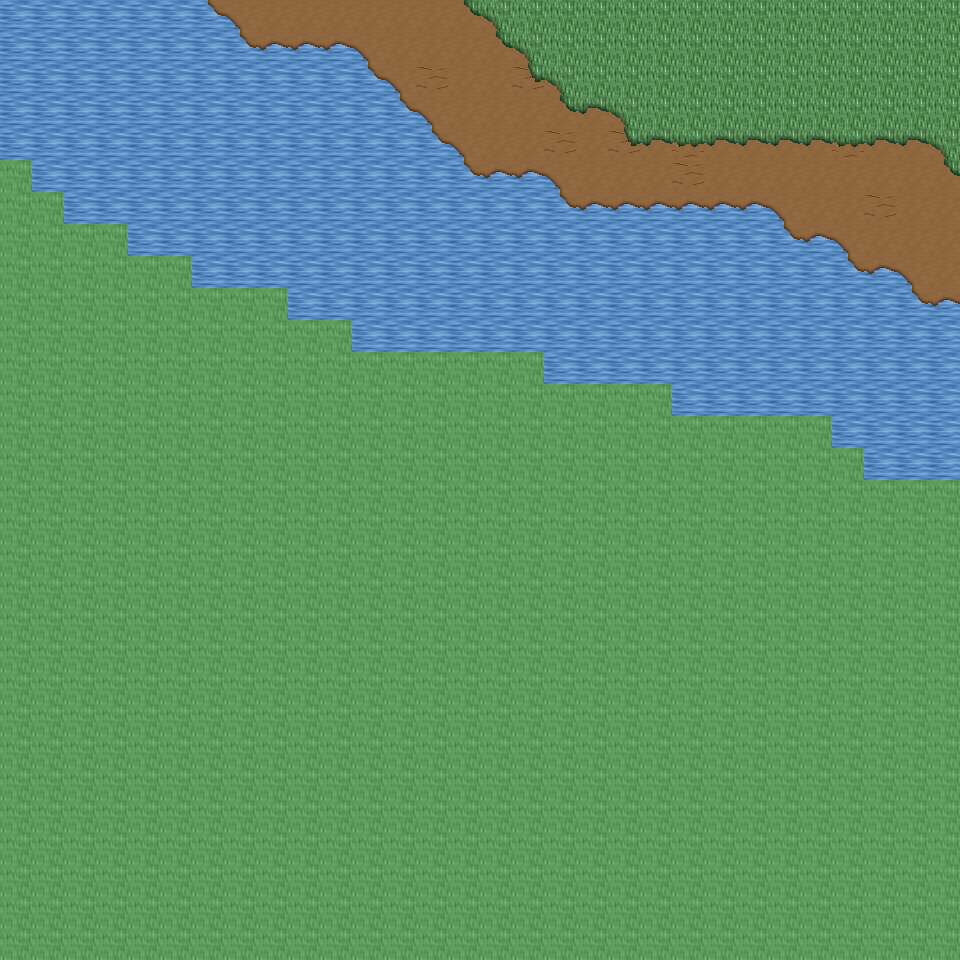

Rendered tile map (Tiled .tmx) drawn with the repository's tilesets; below, a short description and the map source with its tile grids summarised:
An orthogonal 30x30 tile map with 32x32 px tiles, 6 tile layers (Ground, Object, Object2, Above, ...), 29 tilesets and 3 objects (3x mapExit).

<map version="1.0" orientation="orthogonal" renderorder="right-down" width="30" height="30" tilewidth="32" tileheight="32" nextobjectid="4">
  <tileset firstgid="1" name="tileset_ground_ground" tilewidth="32" tileheight="32" tilecount="33" columns="3">
    <image source="../drawable/tileset_ground_ground.png" width="96" height="352" />
  </tileset>
  <tileset firstgid="34" name="tileset_ground_water_pool" tilewidth="32" tileheight="32" tilecount="72" columns="3">
    <image source="../drawable/tileset_ground_water_pool.png" width="96" height="768" />
  </tileset>
  <tileset firstgid="106" name="tileset_ground_earth_edges" tilewidth="32" tileheight="32" tilecount="18" columns="6">
    <image source="../drawable/tileset_ground_earth_edges.png" width="192" height="96" />
  </tileset>
  <tileset firstgid="124" name="tileset_ground_grass_edges" tilewidth="32" tileheight="32" tilecount="36" columns="12">
    <image source="../drawable/tileset_ground_grass_edges.png" width="384" height="96" />
  </tileset>
  <tileset firstgid="160" name="tileset_ground_grass_corners" tilewidth="32" tileheight="32" tilecount="24" columns="6">
    <image source="../drawable/tileset_ground_grass_corners.png" width="192" height="128" />
  </tileset>
  <tileset firstgid="184" name="tileset_ground_water_pool_corners" tilewidth="32" tileheight="32" tilecount="72" columns="3">
    <image source="../drawable/tileset_ground_water_pool_corners.png" width="96" height="768" />
  </tileset>
  <tileset firstgid="256" name="tileset_furniture_carpet_carpets" tilewidth="32" tileheight="32" tilecount="8" columns="4">
    <image source="../drawable/tileset_furniture_carpet_carpets.png" width="128" height="64" />
  </tileset>
  <tileset firstgid="264" name="tileset_ground_ridge_earth_dark" tilewidth="32" tileheight="32" tilecount="96" columns="12">
    <image source="../drawable/tileset_ground_ridge_earth_dark.png" width="384" height="256" />
  </tileset>
  <tileset firstgid="360" name="tileset_ground_ridge_earth_pale" tilewidth="32" tileheight="32" tilecount="96" columns="12">
    <image source="../drawable/tileset_ground_ridge_earth_pale.png" width="384" height="256" />
  </tileset>
  <tileset firstgid="456" name="tileset_plant_grasses" tilewidth="32" tileheight="32" tilecount="6" columns="3">
    <image source="../drawable/tileset_plant_grasses.png" width="96" height="64" />
  </tileset>
  <tileset firstgid="462" name="tileset_plant_flower_daisy_red" tilewidth="32" tileheight="32" tilecount="8" columns="2">
    <image source="../drawable/tileset_plant_flower_daisy_red.png" width="64" height="128" />
  </tileset>
  <tileset firstgid="470" name="tileset_plant_flower_daisy_blue" tilewidth="32" tileheight="32" tilecount="8" columns="2">
    <image source="../drawable/tileset_plant_flower_daisy_blue.png" width="64" height="128" />
  </tileset>
  <tileset firstgid="478" name="tileset_plant_flower_daisy_yellow" tilewidth="32" tileheight="32" tilecount="8" columns="2">
    <image source="../drawable/tileset_plant_flower_daisy_yellow.png" width="64" height="128" />
  </tileset>
  <tileset firstgid="486" name="tileset_plant_bush_bushes" tilewidth="32" tileheight="32" tilecount="10" columns="5">
    <image source="../drawable/tileset_plant_bush_bushes.png" width="160" height="64" />
  </tileset>
  <tileset firstgid="496" name="tileset_furniture_table_long_side_on_pale" tilewidth="32" tileheight="32" tilecount="3" columns="3">
    <image source="../drawable/tileset_furniture_table_long_side_on_pale.png" width="96" height="32" />
  </tileset>
  <tileset firstgid="499" name="tileset_plant_stump_small_stump" tilewidth="32" tileheight="32" tilecount="4" columns="2">
    <image source="../drawable/tileset_plant_stump_small_stump.png" width="64" height="64" />
  </tileset>
  <tileset firstgid="503" name="tileset_ground_rock_rocks_2" tilewidth="32" tileheight="32" tilecount="4" columns="2">
    <image source="../drawable/tileset_ground_rock_rocks_2.png" width="64" height="64" />
  </tileset>
  <tileset firstgid="507" name="tileset_ground_ladder_vertical_dark" tilewidth="32" tileheight="32" tilecount="3" columns="3">
    <image source="../drawable/tileset_ground_ladder_vertical_dark.png" width="96" height="32" />
  </tileset>
  <tileset firstgid="510" name="tileset_item_statue_green_stone" tilewidth="32" tileheight="32" tilecount="12" columns="4">
    <image source="../drawable/tileset_item_statue_green_stone.png" width="128" height="96" />
  </tileset>
  <tileset firstgid="522" name="tileset_logic_creature_gnome" tilewidth="32" tileheight="32" tilecount="6" columns="6">
    <image source="../drawable/tileset_logic_creature_gnome.png" width="192" height="32" />
  </tileset>
  <tileset firstgid="528" name="tileset_logic_creature_animal" tilewidth="32" tileheight="32" tilecount="32" columns="8">
    <image source="../drawable/tileset_logic_creature_animal.png" width="256" height="128" />
  </tileset>
  <tileset firstgid="560" name="tileset_logic_collision" tilewidth="32" tileheight="32" tilecount="1" columns="1">
    <image source="../drawable/tileset_logic_collision.png" width="32" height="32" />
  </tileset>
  <tileset firstgid="561" name="tileset_furniture_table_long_front_on_pale" tilewidth="32" tileheight="32" tilecount="3" columns="1">
    <image source="../drawable/tileset_furniture_table_long_front_on_pale.png" width="32" height="96" />
  </tileset>
  <tileset firstgid="564" name="tileset_furniture_light_flames" tilewidth="32" tileheight="32" tilecount="6" columns="6">
    <image source="../drawable/tileset_furniture_light_flames.png" width="192" height="32" />
  </tileset>
  <tileset firstgid="570" name="tileset_ground_green_paving" tilewidth="32" tileheight="32" tilecount="18" columns="3">
    <image source="../drawable/tileset_ground_green_paving.png" width="96" height="192" />
  </tileset>
  <tileset firstgid="588" name="tileset_logic_protection" tilewidth="32" tileheight="32" tilecount="2" columns="2">
    <image source="../drawable/tileset_logic_protection.png" width="64" height="32" />
  </tileset>
  <tileset firstgid="590" name="tileset_building_castle" tilewidth="32" tileheight="32" tilecount="320" columns="20">
    <image source="../drawable/tileset_building_castle.png" width="640" height="512" />
  </tileset>
  <tileset firstgid="910" name="tileset_light_yellow_light_5x5" tilewidth="32" tileheight="32" tilecount="25" columns="5">
    <image source="../drawable/tileset_light_yellow_light_5x5.png" width="160" height="160" />
  </tileset>
  <tileset firstgid="935" name="tileset_logic_creature_human_risecia" tilewidth="32" tileheight="32" tilecount="4" columns="4">
    <image source="../drawable/tileset_logic_creature_human_risecia.png" width="128" height="32" />
  </tileset>
  <layer name="Ground" width="30" height="30">
    <data>[900 cells, 900 non-empty, 6 distinct tile ids]</data>
  </layer>
  <layer name="Object" width="30" height="30">
    <data>[900 cells, 58 non-empty, 9 distinct tile ids]</data>
  </layer>
  <layer name="Object2" width="30" height="30">
    <data>[900 cells, 0 non-empty, 0 distinct tile ids]</data>
  </layer>
  <layer name="Above" width="30" height="30">
    <data>[900 cells, 0 non-empty, 0 distinct tile ids]</data>
  </layer>
  <layer name="Above2" width="30" height="30">
    <data>[900 cells, 0 non-empty, 0 distinct tile ids]</data>
  </layer>
  <layer name="Walkable" width="30" height="30">
    <data>[900 cells, 574 non-empty, 1 distinct tile ids]</data>
  </layer>
  <objectgroup name="MapEvents">
    <object id="1" name="north" type="mapExit" x="0" y="0" width="960" height="32">
      <properties>
        <property name="map" value="level_0_x71_y94" />
        <property name="x" value="0" />
        <property name="y" value="28" />
      </properties>
    </object>
    </objectgroup>
</map>
<!-- 2 of 3 objects omitted -->
